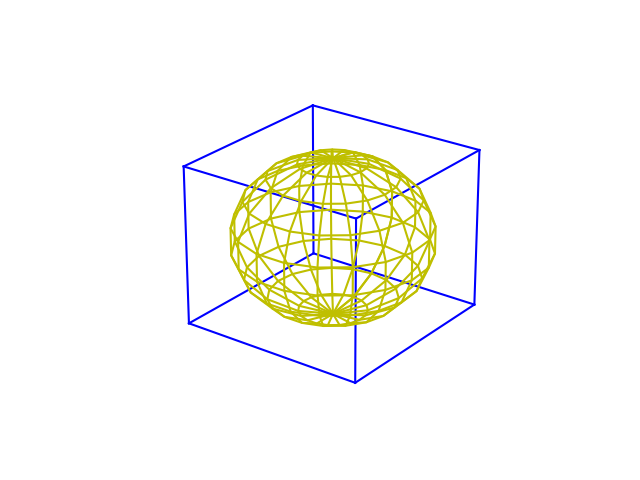

Source code (Python):
from mpl_toolkits.mplot3d import Axes3D
import matplotlib.pyplot as plt
import numpy as np
from itertools import product, combinations


fig = plt.figure(facecolor="White")
ax = plt.axes(projection= "3d")
plt.axis("off")
ax.set_facecolor("White")

#ax.set_aspect("equal")

# draw cube
r = [-1, 1]
for s, e in combinations(np.array(list(product(r, r, r))), 2):
    if np.sum(np.abs(s-e)) == r[1]-r[0]:
        ax.plot3D(*zip(s, e), color="b")

# draw sphere
u, v = np.mgrid[0:2*np.pi:20j, 0:np.pi:10j]
x = np.cos(u)*np.sin(v)
y = np.sin(u)*np.sin(v)
z = np.cos(v)
ax.plot_wireframe(x, y, z, color="y")
 


plt.show()
